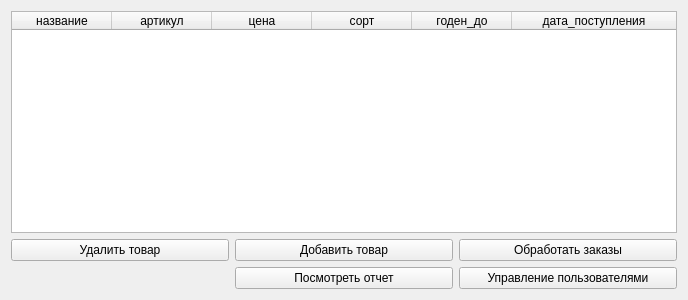
<?xml version="1.0" encoding="UTF-8"?>
<ui version="4.0">
 <class>CatalogManager</class>
 <widget class="QWidget" name="CatalogManager">
  <property name="geometry">
   <rect>
    <x>0</x>
    <y>0</y>
    <width>688</width>
    <height>300</height>
   </rect>
  </property>
  <property name="windowTitle">
   <string>Каталог Менеджера</string>
  </property>
  <layout class="QGridLayout" name="gridLayout">
   <item row="1" column="1">
    <widget class="QPushButton" name="add">
     <property name="text">
      <string>Добавить товар</string>
     </property>
    </widget>
   </item>
   <item row="1" column="2">
    <widget class="QPushButton" name="orders">
     <property name="text">
      <string>Обработать заказы</string>
     </property>
    </widget>
   </item>
   <item row="0" column="0" colspan="3">
    <widget class="QTableWidget" name="table">
     <property name="horizontalScrollBarPolicy">
      <enum>Qt::ScrollBarAsNeeded</enum>
     </property>
     <property name="sizeAdjustPolicy">
      <enum>QAbstractScrollArea::AdjustToContents</enum>
     </property>
     <property name="sortingEnabled">
      <bool>true</bool>
     </property>
     <attribute name="horizontalHeaderStretchLastSection">
      <bool>true</bool>
     </attribute>
     <column>
      <property name="text">
       <string>название</string>
      </property>
     </column>
     <column>
      <property name="text">
       <string>артикул</string>
      </property>
     </column>
     <column>
      <property name="text">
       <string>цена</string>
      </property>
     </column>
     <column>
      <property name="text">
       <string>сорт</string>
      </property>
     </column>
     <column>
      <property name="text">
       <string>годен_до</string>
      </property>
     </column>
     <column>
      <property name="text">
       <string>дата_поступления</string>
      </property>
     </column>
    </widget>
   </item>
   <item row="1" column="0">
    <widget class="QPushButton" name="remove">
     <property name="text">
      <string>Удалить товар</string>
     </property>
    </widget>
   </item>
   <item row="2" column="1">
    <widget class="QPushButton" name="report">
     <property name="text">
      <string>Посмотреть отчет</string>
     </property>
    </widget>
   </item>
   <item row="2" column="2">
    <widget class="QPushButton" name="users_control">
     <property name="text">
      <string>Управление пользователями</string>
     </property>
    </widget>
   </item>
  </layout>
 </widget>
 <resources/>
 <connections/>
</ui>
